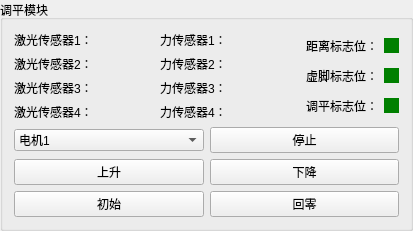
             <widget class="QGroupBox" name="groupBox_48">
              <property name="sizePolicy">
               <sizepolicy hsizetype="Preferred" vsizetype="Maximum">
                <horstretch>0</horstretch>
                <verstretch>0</verstretch>
               </sizepolicy>
              </property>
              <property name="maximumSize">
               <size>
                <width>16777215</width>
                <height>230</height>
               </size>
              </property>
              <property name="title">
               <string>调平模块</string>
              </property>
              <layout class="QVBoxLayout" name="verticalLayout_66">
               <item>
                <layout class="QHBoxLayout" name="horizontalLayout_164">
                 <item>
                  <layout class="QVBoxLayout" name="verticalLayout_67">
                   <item>
                    <widget class="QLabel" name="label_309">
                     <property name="sizePolicy">
                      <sizepolicy hsizetype="Minimum" vsizetype="Preferred">
                       <horstretch>0</horstretch>
                       <verstretch>0</verstretch>
                      </sizepolicy>
                     </property>
                     <property name="minimumSize">
                      <size>
                       <width>140</width>
                       <height>0</height>
                      </size>
                     </property>
                     <property name="text">
                      <string>激光传感器1：</string>
                     </property>
                    </widget>
                   </item>
                   <item>
                    <widget class="QLabel" name="label_311">
                     <property name="sizePolicy">
                      <sizepolicy hsizetype="Minimum" vsizetype="Preferred">
                       <horstretch>0</horstretch>
                       <verstretch>0</verstretch>
                      </sizepolicy>
                     </property>
                     <property name="minimumSize">
                      <size>
                       <width>140</width>
                       <height>0</height>
                      </size>
                     </property>
                     <property name="text">
                      <string>激光传感器2：</string>
                     </property>
                    </widget>
                   </item>
                   <item>
                    <widget class="QLabel" name="label_312">
                     <property name="sizePolicy">
                      <sizepolicy hsizetype="Minimum" vsizetype="Preferred">
                       <horstretch>0</horstretch>
                       <verstretch>0</verstretch>
                      </sizepolicy>
                     </property>
                     <property name="minimumSize">
                      <size>
                       <width>140</width>
                       <height>0</height>
                      </size>
                     </property>
                     <property name="text">
                      <string>激光传感器3：</string>
                     </property>
                    </widget>
                   </item>
                   <item>
                    <widget class="QLabel" name="label_313">
                     <property name="sizePolicy">
                      <sizepolicy hsizetype="Minimum" vsizetype="Preferred">
                       <horstretch>0</horstretch>
                       <verstretch>0</verstretch>
                      </sizepolicy>
                     </property>
                     <property name="minimumSize">
                      <size>
                       <width>140</width>
                       <height>0</height>
                      </size>
                     </property>
                     <property name="text">
                      <string>激光传感器4：</string>
                     </property>
                    </widget>
                   </item>
                  </layout>
                 </item>
                 <item>
                  <layout class="QVBoxLayout" name="verticalLayout_68">
                   <item>
                    <widget class="QLabel" name="label_314">
                     <property name="sizePolicy">
                      <sizepolicy hsizetype="Minimum" vsizetype="Preferred">
                       <horstretch>0</horstretch>
                       <verstretch>0</verstretch>
                      </sizepolicy>
                     </property>
                     <property name="minimumSize">
                      <size>
                       <width>140</width>
                       <height>0</height>
                      </size>
                     </property>
                     <property name="text">
                      <string>力传感器1：</string>
                     </property>
                    </widget>
                   </item>
                   <item>
                    <widget class="QLabel" name="label_315">
                     <property name="sizePolicy">
                      <sizepolicy hsizetype="Minimum" vsizetype="Preferred">
                       <horstretch>0</horstretch>
                       <verstretch>0</verstretch>
                      </sizepolicy>
                     </property>
                     <property name="minimumSize">
                      <size>
                       <width>140</width>
                       <height>0</height>
                      </size>
                     </property>
                     <property name="text">
                      <string>力传感器2：</string>
                     </property>
                    </widget>
                   </item>
                   <item>
                    <widget class="QLabel" name="label_316">
                     <property name="sizePolicy">
                      <sizepolicy hsizetype="Minimum" vsizetype="Preferred">
                       <horstretch>0</horstretch>
                       <verstretch>0</verstretch>
                      </sizepolicy>
                     </property>
                     <property name="minimumSize">
                      <size>
                       <width>140</width>
                       <height>0</height>
                      </size>
                     </property>
                     <property name="text">
                      <string>力传感器3：</string>
                     </property>
                    </widget>
                   </item>
                   <item>
                    <widget class="QLabel" name="label_322">
                     <property name="sizePolicy">
                      <sizepolicy hsizetype="Minimum" vsizetype="Preferred">
                       <horstretch>0</horstretch>
                       <verstretch>0</verstretch>
                      </sizepolicy>
                     </property>
                     <property name="minimumSize">
                      <size>
                       <width>140</width>
                       <height>0</height>
                      </size>
                     </property>
                     <property name="text">
                      <string>力传感器4：</string>
                     </property>
                    </widget>
                   </item>
                  </layout>
                 </item>
                 <item>
                  <layout class="QVBoxLayout" name="verticalLayout_20">
                   <item>
                    <layout class="QHBoxLayout" name="horizontalLayout_165">
                     <item>
                      <widget class="QLabel" name="label_323">
                       <property name="sizePolicy">
                        <sizepolicy hsizetype="Maximum" vsizetype="Preferred">
                         <horstretch>0</horstretch>
                         <verstretch>0</verstretch>
                        </sizepolicy>
                       </property>
                       <property name="maximumSize">
                        <size>
                         <width>90</width>
                         <height>16777215</height>
                        </size>
                       </property>
                       <property name="text">
                        <string>距离标志位：</string>
                       </property>
                      </widget>
                     </item>
                     <item>
                      <widget class="QPushButton" name="pushButton_95">
                       <property name="sizePolicy">
                        <sizepolicy hsizetype="Maximum" vsizetype="Maximum">
                         <horstretch>0</horstretch>
                         <verstretch>0</verstretch>
                        </sizepolicy>
                       </property>
                       <property name="minimumSize">
                        <size>
                         <width>0</width>
                         <height>0</height>
                        </size>
                       </property>
                       <property name="maximumSize">
                        <size>
                         <width>15</width>
                         <height>15</height>
                        </size>
                       </property>
                       <property name="styleSheet">
                        <string notr="true">
    width: 50px;
    height: 50px;
    /* 设置圆角半径为宽度或高度的一半以形成圆形 */
    border-radius: 50%;
    /* 设置背景颜色为绿色 */
    background-color: green;
    /* 移除默认的边框样式 */
    border: none;
    /* 移除按钮的外边框 */
    outline: none;
    /* 禁用按钮的鼠标指针效果 */
    cursor: not-allowed;
    /* 禁用按钮的点击效果 */
    pointer-events: none;
</string>
                       </property>
                       <property name="text">
                        <string/>
                       </property>
                      </widget>
                     </item>
                    </layout>
                   </item>
                   <item>
                    <layout class="QHBoxLayout" name="horizontalLayout_166">
                     <item>
                      <widget class="QLabel" name="label_324">
                       <property name="sizePolicy">
                        <sizepolicy hsizetype="Maximum" vsizetype="Preferred">
                         <horstretch>0</horstretch>
                         <verstretch>0</verstretch>
                        </sizepolicy>
                       </property>
                       <property name="maximumSize">
                        <size>
                         <width>90</width>
                         <height>16777215</height>
                        </size>
                       </property>
                       <property name="text">
                        <string>虚脚标志位：</string>
                       </property>
                      </widget>
                     </item>
                     <item>
                      <widget class="QPushButton" name="pushButton_103">
                       <property name="sizePolicy">
                        <sizepolicy hsizetype="Maximum" vsizetype="Maximum">
                         <horstretch>0</horstretch>
                         <verstretch>0</verstretch>
                        </sizepolicy>
                       </property>
                       <property name="minimumSize">
                        <size>
                         <width>0</width>
                         <height>0</height>
                        </size>
                       </property>
                       <property name="maximumSize">
                        <size>
                         <width>15</width>
                         <height>15</height>
                        </size>
                       </property>
                       <property name="styleSheet">
                        <string notr="true">
    width: 50px;
    height: 50px;
    /* 设置圆角半径为宽度或高度的一半以形成圆形 */
    border-radius: 50%;
    /* 设置背景颜色为绿色 */
    background-color: green;
    /* 移除默认的边框样式 */
    border: none;
    /* 移除按钮的外边框 */
    outline: none;
    /* 禁用按钮的鼠标指针效果 */
    cursor: not-allowed;
    /* 禁用按钮的点击效果 */
    pointer-events: none;
</string>
                       </property>
                       <property name="text">
                        <string/>
                       </property>
                      </widget>
                     </item>
                    </layout>
                   </item>
                   <item>
                    <layout class="QHBoxLayout" name="horizontalLayout_167">
                     <item>
                      <widget class="QLabel" name="label_325">
                       <property name="sizePolicy">
                        <sizepolicy hsizetype="Maximum" vsizetype="Preferred">
                         <horstretch>0</horstretch>
                         <verstretch>0</verstretch>
                        </sizepolicy>
                       </property>
                       <property name="maximumSize">
                        <size>
                         <width>90</width>
                         <height>16777215</height>
                        </size>
                       </property>
                       <property name="text">
                        <string>调平标志位：</string>
                       </property>
                      </widget>
                     </item>
                     <item>
                      <widget class="QPushButton" name="pushButton_104">
                       <property name="sizePolicy">
                        <sizepolicy hsizetype="Maximum" vsizetype="Maximum">
                         <horstretch>0</horstretch>
                         <verstretch>0</verstretch>
                        </sizepolicy>
                       </property>
                       <property name="minimumSize">
                        <size>
                         <width>0</width>
                         <height>0</height>
                        </size>
                       </property>
                       <property name="maximumSize">
                        <size>
                         <width>15</width>
                         <height>15</height>
                        </size>
                       </property>
                       <property name="styleSheet">
                        <string notr="true">
    width: 50px;
    height: 50px;
    /* 设置圆角半径为宽度或高度的一半以形成圆形 */
    border-radius: 50%;
    /* 设置背景颜色为绿色 */
    background-color: green;
    /* 移除默认的边框样式 */
    border: none;
    /* 移除按钮的外边框 */
    outline: none;
    /* 禁用按钮的鼠标指针效果 */
    cursor: not-allowed;
    /* 禁用按钮的点击效果 */
    pointer-events: none;
</string>
                       </property>
                       <property name="text">
                        <string/>
                       </property>
                      </widget>
                     </item>
                    </layout>
                   </item>
                  </layout>
                 </item>
                </layout>
               </item>
               <item>
                <layout class="QHBoxLayout" name="horizontalLayout_168">
                 <item>
                  <widget class="QComboBox" name="comboBox_7">
                   <item>
                    <property name="text">
                     <string>电机1</string>
                    </property>
                   </item>
                   <item>
                    <property name="text">
                     <string>电机2</string>
                    </property>
                   </item>
                   <item>
                    <property name="text">
                     <string>电机3</string>
                    </property>
                   </item>
                   <item>
                    <property name="text">
                     <string>电机4</string>
                    </property>
                   </item>
                  </widget>
                 </item>
                 <item>
                  <layout class="QHBoxLayout" name="horizontalLayout_69">
                   <item>
                    <widget class="QPushButton" name="pushButton_113">
                     <property name="text">
                      <string>停止</string>
                     </property>
                    </widget>
                   </item>
                  </layout>
                 </item>
                </layout>
               </item>
               <item>
                <layout class="QHBoxLayout" name="horizontalLayout_169">
                 <item>
                  <widget class="QPushButton" name="pushButton_105">
                   <property name="text">
                    <string>上升</string>
                   </property>
                  </widget>
                 </item>
                 <item>
                  <widget class="QPushButton" name="pushButton_108">
                   <property name="text">
                    <string>下降</string>
                   </property>
                  </widget>
                 </item>
                </layout>
               </item>
               <item>
                <layout class="QHBoxLayout" name="horizontalLayout_170">
                 <item>
                  <widget class="QPushButton" name="pushButton_109">
                   <property name="text">
                    <string>初始</string>
                   </property>
                  </widget>
                 </item>
                 <item>
                  <widget class="QPushButton" name="pushButton_112">
                   <property name="text">
                    <string>回零</string>
                   </property>
                  </widget>
                 </item>
                </layout>
               </item>
              </layout>
             </widget>
